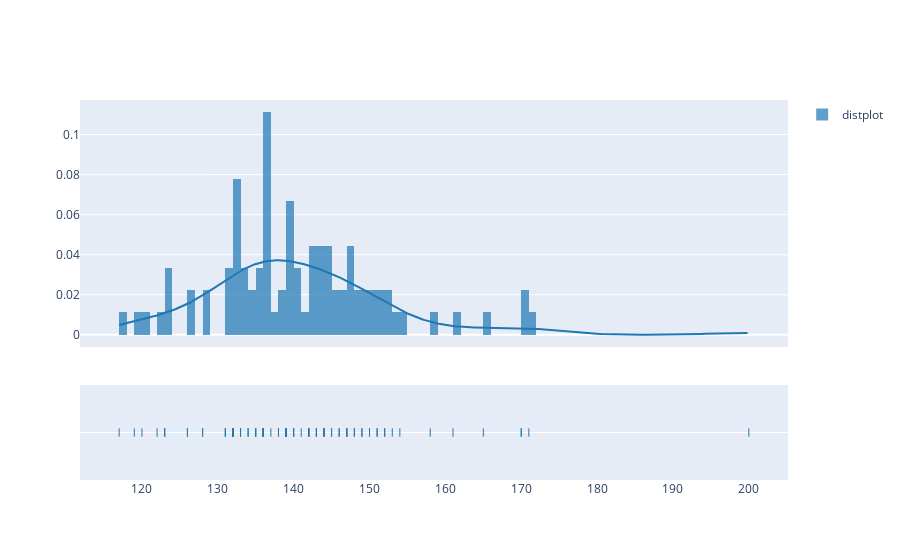

Notebook code cell kept with this figure:
### Markdown cell above
## Plot Histogram

### Code cell
fig = ff.create_distplot([duration_data], ['distplot'])
fig.show()

### Figure 1 — Plotly figure (JSON) as saved in the notebook; plotly's stock layout.template omitted (floating-point values rounded to 4 significant figures; data arrays with more than 128 entries replaced by an {"elided": "..."} marker saying what was removed)
{"data": [{"autobinx": false, "histnorm": "probability density", "legendgroup": "distplot", "marker": {"color": "rgb(31, 119, 180)"}, "name": "distplot", "opacity": 0.7, "type": "histogram", "x": [147, 154, 150, 200, 144, 153, 149, 144, 170, 126, 145, 165, 161, 151, 145, 142, 146, 132, 119, 117, 139, 136, 123, 128, 150, 139, 142, 126, 147, 158, 135, 136, 132, 170, 152, 123, 123, 133, 120, 143, 140, 136, 147, 132, 139, 138, 136, 171, 146, 137, 140, 139, 136, 142, 143, 144, 133, 134, 136, 132, 140, 144, 148, 132, 136, 148, 136, 149, 136, 135, 139, 136, 147, 141, 142, 143, 143, 138, 133, 131, 131, 131, 128, 132, 134, 122, 152, 151, 135, 132, 139], "xaxis": "x", "xbins": {"end": 200, "size": 1, "start": 117}, "yaxis": "y"}, {"legendgroup": "distplot", "marker": {"color": "rgb(31, 119, 180)"}, "mode": "lines", "name": "distplot", "showlegend": false, "type": "scatter", "x": {"elided": "500 float values"}, "xaxis": "x", "y": {"elided": "500 float values"}, "yaxis": "y"}, {"legendgroup": "distplot", "marker": {"color": "rgb(31, 119, 180)", "symbol": "line-ns-open"}, "mode": "markers", "name": "distplot", "showlegend": false, "type": "scatter", "x": [147, 154, 150, 200, 144, 153, 149, 144, 170, 126, 145, 165, 161, 151, 145, 142, 146, 132, 119, 117, 139, 136, 123, 128, 150, 139, 142, 126, 147, 158, 135, 136, 132, 170, 152, 123, 123, 133, 120, 143, 140, 136, 147, 132, 139, 138, 136, 171, 146, 137, 140, 139, 136, 142, 143, 144, 133, 134, 136, 132, 140, 144, 148, 132, 136, 148, 136, 149, 136, 135, 139, 136, 147, 141, 142, 143, 143, 138, 133, 131, 131, 131, 128, 132, 134, 122, 152, 151, 135, 132, 139], "xaxis": "x", "y": ["distplot", "distplot", "distplot", "distplot", "distplot", "distplot", "distplot", "distplot", "distplot", "distplot", "distplot", "distplot", "distplot", "distplot", "distplot", "distplot", "distplot", "distplot", "distplot", "distplot", "distplot", "distplot", "distplot", "distplot", "distplot", "distplot", "distplot", "distplot", "distplot", "distplot", "distplot", "distplot", "distplot", "distplot", "distplot", "distplot", "distplot", "distplot", "distplot", "distplot", "distplot", "distplot", "distplot", "distplot", "distplot", "distplot", "distplot", "distplot", "distplot", "distplot", "distplot", "distplot", "distplot", "distplot", "distplot", "distplot", "distplot", "distplot", "distplot", "distplot", "distplot", "distplot", "distplot", "distplot", "distplot", "distplot", "distplot", "distplot", "distplot", "distplot", "distplot", "distplot", "distplot", "distplot", "distplot", "distplot", "distplot", "distplot", "distplot", "distplot", "distplot", "distplot", "distplot", "distplot", "distplot", "distplot", "distplot", "distplot", "distplot", "distplot", "distplot"], "yaxis": "y2"}], "layout": {"barmode": "overlay", "hovermode": "closest", "legend": {"traceorder": "reversed"}, "xaxis": {"anchor": "y2", "domain": [0, 1], "zeroline": false}, "yaxis": {"anchor": "free", "domain": [0.35, 1], "position": 0}, "yaxis2": {"anchor": "x", "domain": [0, 0.25], "dtick": 1, "showticklabels": false}}}
